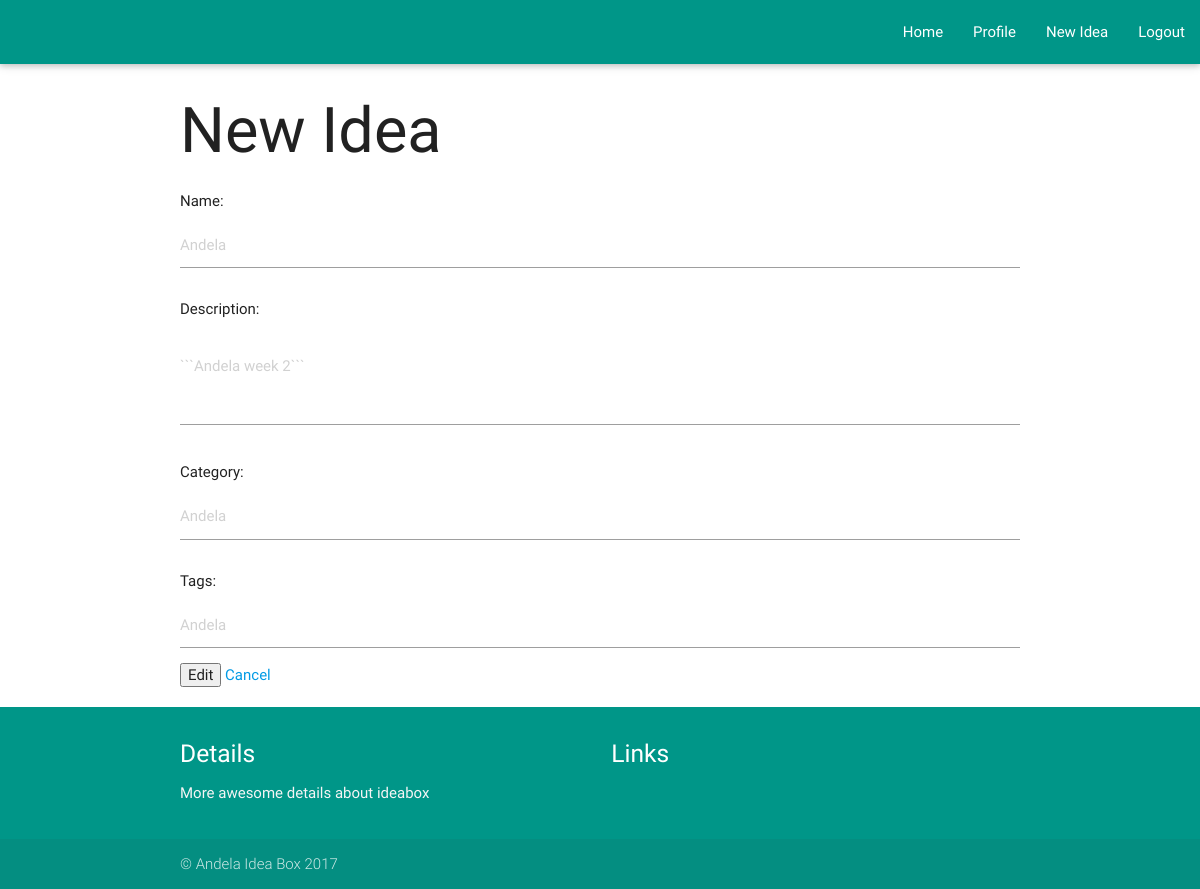
The page /edit/6/ (signed in) on the database its author committed.
### database_setup.py (models this page shows)
class Ideas(Base):
    __tablename__ = 'idea'
    id = Column(Integer, primary_key = True, autoincrement = True)
    name = Column(String(80), nullable = False)
    description = Column(String(250), nullable = False)
    rating = Column(String(8), nullable = True)
    category = Column(String(250), nullable = False)
    tags = Column(String(250))
    user_id = Column(Integer, ForeignKey('user.id'))
    user = relationship(User)
    upvotes = Column(Integer, default = 0)
    downvotes = Column(Integer, default = 0)

### project.py (the view, shortened to what this page needs)
@app.route('/edit/<int:idea_id>/', methods = ['GET','POST'])
def editIdea(idea_id):
    if session.get('user'):
        if request.method == 'GET':
            editedIdea = dbsession.query(Ideas).filter_by(id = idea_id).one()
            return render_template('editIdea.html', idea = editedIdea)

### templates/editIdea.html (shortened to what this page needs)
<!DOCTYPE html>
<html lang="en">
<head>
   <link type="text/css" rel="stylesheet" href="/static/css/materialize.min.css"  media="screen,projection"/>
   <link rel="stylesheet" href="https://cdn.jsdelivr.net/simplemde/latest/simplemde.min.css">
</head>
<body>
    	<div class="header">
            <nav>
            <div class="nav-wrapper teal">
                <ul class="right hide-on-med-and-down" id="nav-mobile">
                    <li role="presentation" class=""><a href="/home">Home</a></li>
                    <li role="presentation" class=""> <a href="/profile"> Profile </a> </li>
                    <li role="presentation" class=""> <a href="/newidea"> New Idea </a> </li>
                    <li role="presentation" class=""> <a href="/logout"> Logout </a> </li>
                </ul>
            </div>
            </nav>
        </div>
  <div class="container">
<h1>New Idea</h1>
<form action="{{ url_for('editIdea', idea_id = idea.id) }}" method="post">
	<p>Name:</p>
	<input type="text" id="name" name="name" size="30" placeholder="{{idea.name}}">
	<p>Description:</p>
	<textarea id="textarea1" class="materialize-textarea" name="description" cols="50" rows="10" placeholder="{{idea.description}}"></textarea>
	<p>Category:</p>
	<input type="text" id="category" name="category" size="30" placeholder="{{idea.name}}">
	<p>Tags:</p>
	<input type="text" id="tags" name="tags" size="30" placeholder="{{idea.name}}">
	<input type="submit" value="Edit" name="">
	<a href="{{url_for('profile')}}"> Cancel </a>
</form>
</div>
      <footer class="page-footer teal">
        <div class="container">
          <div class="row">
            <div class="col l6 s12">
              <h5 class="white-text"> Details </h5>
              <p class="grey-text text-lighten-4">
                More awesome details about ideabox
              </p>
            </div>
            <div class="col l4 offset-12 s12">
              <h5 class="white-text"> Links </h5>
            </div>
          </div>
        </div>
        <div class="footer-copyright">
          <div class="container"> &copy; Andela Idea Box 2017 </div>
        </div>
      </footer>
</body>
</html>

### rows shown on the page
Ideas: name "Andela", description "```Andela week 2```", category "Andela", tags "Andela"
